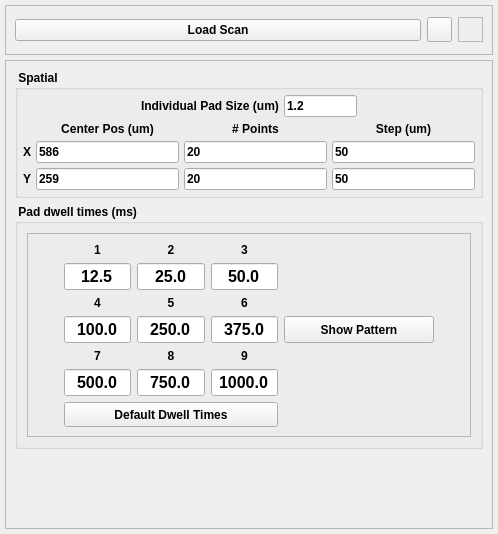
<?xml version="1.0" encoding="UTF-8"?>
<ui version="4.0">
 <class>Form</class>
 <widget class="QWidget" name="Form">
  <property name="geometry">
   <rect>
    <x>0</x>
    <y>0</y>
    <width>498</width>
    <height>534</height>
   </rect>
  </property>
  <property name="minimumSize">
   <size>
    <width>0</width>
    <height>150</height>
   </size>
  </property>
  <property name="focusPolicy">
   <enum>Qt::StrongFocus</enum>
  </property>
  <property name="windowTitle">
   <string>Form</string>
  </property>
  <layout class="QVBoxLayout" name="verticalLayout">
   <property name="spacing">
    <number>5</number>
   </property>
   <property name="margin">
    <number>5</number>
   </property>
   <item>
    <widget class="QFrame" name="loadscan_frame">
     <property name="minimumSize">
      <size>
       <width>0</width>
       <height>50</height>
      </size>
     </property>
     <property name="frameShape">
      <enum>QFrame::StyledPanel</enum>
     </property>
     <property name="frameShadow">
      <enum>QFrame::Sunken</enum>
     </property>
     <layout class="QHBoxLayout" name="horizontalLayout_3">
      <item>
       <widget class="QPushButton" name="loadScanBtn">
        <property name="font">
         <font>
          <weight>75</weight>
          <bold>true</bold>
         </font>
        </property>
        <property name="text">
         <string>Load Scan</string>
        </property>
       </widget>
      </item>
      <item>
       <widget class="QToolButton" name="helpBtn_2">
        <property name="minimumSize">
         <size>
          <width>25</width>
          <height>25</height>
         </size>
        </property>
        <property name="maximumSize">
         <size>
          <width>25</width>
          <height>25</height>
         </size>
        </property>
        <property name="text">
         <string/>
        </property>
        <property name="icon">
         <iconset>
          <normaloff>../../../icons/helplite.png</normaloff>../../../icons/helplite.png</iconset>
        </property>
        <property name="iconSize">
         <size>
          <width>50</width>
          <height>50</height>
         </size>
        </property>
       </widget>
      </item>
      <item>
       <widget class="QLabel" name="rtclkpic">
        <property name="maximumSize">
         <size>
          <width>25</width>
          <height>25</height>
         </size>
        </property>
        <property name="autoFillBackground">
         <bool>true</bool>
        </property>
        <property name="frameShape">
         <enum>QFrame::StyledPanel</enum>
        </property>
        <property name="text">
         <string/>
        </property>
        <property name="pixmap">
         <pixmap>../../../icons/icons8-mouse-right-click-50.png</pixmap>
        </property>
        <property name="scaledContents">
         <bool>true</bool>
        </property>
        <property name="alignment">
         <set>Qt::AlignRight|Qt::AlignTrailing|Qt::AlignVCenter</set>
        </property>
       </widget>
      </item>
     </layout>
    </widget>
   </item>
   <item>
    <widget class="QFrame" name="frame_2_SCANPLUGIN">
     <property name="maximumSize">
      <size>
       <width>650</width>
       <height>16777215</height>
      </size>
     </property>
     <property name="frameShape">
      <enum>QFrame::StyledPanel</enum>
     </property>
     <property name="frameShadow">
      <enum>QFrame::Raised</enum>
     </property>
     <layout class="QVBoxLayout" name="verticalLayout_5">
      <item>
       <layout class="QHBoxLayout" name="horizontalLayout_2"/>
      </item>
      <item>
       <widget class="QGroupBox" name="groupBox">
        <property name="minimumSize">
         <size>
          <width>0</width>
          <height>120</height>
         </size>
        </property>
        <property name="font">
         <font>
          <weight>75</weight>
          <bold>true</bold>
         </font>
        </property>
        <property name="title">
         <string> Spatial </string>
        </property>
        <layout class="QVBoxLayout" name="verticalLayout_2">
         <property name="spacing">
          <number>5</number>
         </property>
         <property name="margin">
          <number>5</number>
         </property>
         <item>
          <layout class="QHBoxLayout" name="horizontalLayout">
           <item>
            <spacer name="horizontalSpacer_4">
             <property name="orientation">
              <enum>Qt::Horizontal</enum>
             </property>
             <property name="sizeHint" stdset="0">
              <size>
               <width>40</width>
               <height>20</height>
              </size>
             </property>
            </spacer>
           </item>
           <item>
            <widget class="QLabel" name="label">
             <property name="font">
              <font>
               <weight>75</weight>
               <bold>true</bold>
              </font>
             </property>
             <property name="text">
              <string>Individual Pad Size (um)</string>
             </property>
            </widget>
           </item>
           <item>
            <widget class="QLineEdit" name="padSizeFld">
             <property name="maximumSize">
              <size>
               <width>73</width>
               <height>16777215</height>
              </size>
             </property>
             <property name="text">
              <string>1.2</string>
             </property>
            </widget>
           </item>
           <item>
            <spacer name="horizontalSpacer_3">
             <property name="orientation">
              <enum>Qt::Horizontal</enum>
             </property>
             <property name="sizeHint" stdset="0">
              <size>
               <width>40</width>
               <height>20</height>
              </size>
             </property>
            </spacer>
           </item>
          </layout>
         </item>
         <item>
          <layout class="QGridLayout" name="gridLayout_2">
           <item row="0" column="2">
            <widget class="QLabel" name="label_11">
             <property name="font">
              <font>
               <weight>75</weight>
               <bold>true</bold>
              </font>
             </property>
             <property name="text">
              <string># Points</string>
             </property>
             <property name="alignment">
              <set>Qt::AlignCenter</set>
             </property>
            </widget>
           </item>
           <item row="0" column="1">
            <widget class="QLabel" name="label_9">
             <property name="font">
              <font>
               <weight>75</weight>
               <bold>true</bold>
              </font>
             </property>
             <property name="text">
              <string>Center Pos (um)</string>
             </property>
             <property name="alignment">
              <set>Qt::AlignCenter</set>
             </property>
            </widget>
           </item>
           <item row="2" column="2">
            <widget class="QLineEdit" name="npointsYFld">
             <property name="text">
              <string>20</string>
             </property>
            </widget>
           </item>
           <item row="2" column="0">
            <widget class="QLabel" name="label_14">
             <property name="font">
              <font>
               <weight>75</weight>
               <bold>true</bold>
              </font>
             </property>
             <property name="text">
              <string>Y</string>
             </property>
            </widget>
           </item>
           <item row="1" column="3">
            <widget class="QLineEdit" name="stepXFld">
             <property name="text">
              <string>50</string>
             </property>
            </widget>
           </item>
           <item row="1" column="0">
            <widget class="QLabel" name="label_13">
             <property name="font">
              <font>
               <weight>75</weight>
               <bold>true</bold>
              </font>
             </property>
             <property name="text">
              <string>X</string>
             </property>
            </widget>
           </item>
           <item row="1" column="1">
            <widget class="QLineEdit" name="centerXFld">
             <property name="text">
              <string>586</string>
             </property>
            </widget>
           </item>
           <item row="1" column="2">
            <widget class="QLineEdit" name="npointsXFld">
             <property name="text">
              <string>20</string>
             </property>
            </widget>
           </item>
           <item row="2" column="3">
            <widget class="QLineEdit" name="stepYFld">
             <property name="text">
              <string>50</string>
             </property>
            </widget>
           </item>
           <item row="2" column="1">
            <widget class="QLineEdit" name="centerYFld">
             <property name="text">
              <string>259</string>
             </property>
            </widget>
           </item>
           <item row="0" column="3">
            <widget class="QLabel" name="label_12">
             <property name="font">
              <font>
               <weight>75</weight>
               <bold>true</bold>
              </font>
             </property>
             <property name="text">
              <string>Step (um)</string>
             </property>
             <property name="alignment">
              <set>Qt::AlignCenter</set>
             </property>
            </widget>
           </item>
          </layout>
         </item>
        </layout>
       </widget>
      </item>
      <item>
       <widget class="QGroupBox" name="groupBox_2">
        <property name="minimumSize">
         <size>
          <width>0</width>
          <height>181</height>
         </size>
        </property>
        <property name="font">
         <font>
          <weight>75</weight>
          <bold>true</bold>
         </font>
        </property>
        <property name="title">
         <string> Pad dwell times (ms)</string>
        </property>
        <layout class="QVBoxLayout" name="verticalLayout_3">
         <item>
          <widget class="QFrame" name="frame">
           <property name="frameShape">
            <enum>QFrame::StyledPanel</enum>
           </property>
           <property name="frameShadow">
            <enum>QFrame::Raised</enum>
           </property>
           <layout class="QGridLayout" name="gridLayout">
            <item row="5" column="1">
             <widget class="QLineEdit" name="padFld_7">
              <property name="minimumSize">
               <size>
                <width>0</width>
                <height>25</height>
               </size>
              </property>
              <property name="maximumSize">
               <size>
                <width>80</width>
                <height>16777215</height>
               </size>
              </property>
              <property name="font">
               <font>
                <pointsize>12</pointsize>
               </font>
              </property>
              <property name="text">
               <string>500.0</string>
              </property>
              <property name="alignment">
               <set>Qt::AlignCenter</set>
              </property>
             </widget>
            </item>
            <item row="3" column="0">
             <spacer name="horizontalSpacer">
              <property name="orientation">
               <enum>Qt::Horizontal</enum>
              </property>
              <property name="sizeHint" stdset="0">
               <size>
                <width>40</width>
                <height>20</height>
               </size>
              </property>
             </spacer>
            </item>
            <item row="5" column="3">
             <widget class="QLineEdit" name="padFld_9">
              <property name="minimumSize">
               <size>
                <width>0</width>
                <height>25</height>
               </size>
              </property>
              <property name="maximumSize">
               <size>
                <width>80</width>
                <height>16777215</height>
               </size>
              </property>
              <property name="font">
               <font>
                <pointsize>12</pointsize>
               </font>
              </property>
              <property name="text">
               <string>1000.0</string>
              </property>
              <property name="alignment">
               <set>Qt::AlignCenter</set>
              </property>
             </widget>
            </item>
            <item row="5" column="2">
             <widget class="QLineEdit" name="padFld_8">
              <property name="minimumSize">
               <size>
                <width>0</width>
                <height>25</height>
               </size>
              </property>
              <property name="maximumSize">
               <size>
                <width>80</width>
                <height>16777215</height>
               </size>
              </property>
              <property name="font">
               <font>
                <pointsize>12</pointsize>
               </font>
              </property>
              <property name="text">
               <string>750.0</string>
              </property>
              <property name="alignment">
               <set>Qt::AlignCenter</set>
              </property>
             </widget>
            </item>
            <item row="1" column="2">
             <widget class="QLineEdit" name="padFld_2">
              <property name="minimumSize">
               <size>
                <width>0</width>
                <height>25</height>
               </size>
              </property>
              <property name="maximumSize">
               <size>
                <width>80</width>
                <height>16777215</height>
               </size>
              </property>
              <property name="font">
               <font>
                <pointsize>12</pointsize>
               </font>
              </property>
              <property name="text">
               <string>25.0</string>
              </property>
              <property name="alignment">
               <set>Qt::AlignCenter</set>
              </property>
             </widget>
            </item>
            <item row="3" column="4">
             <widget class="QPushButton" name="showPatternBtn">
              <property name="minimumSize">
               <size>
                <width>150</width>
                <height>27</height>
               </size>
              </property>
              <property name="text">
               <string>Show Pattern</string>
              </property>
              <property name="checkable">
               <bool>true</bool>
              </property>
             </widget>
            </item>
            <item row="3" column="2">
             <widget class="QLineEdit" name="padFld_5">
              <property name="minimumSize">
               <size>
                <width>0</width>
                <height>25</height>
               </size>
              </property>
              <property name="maximumSize">
               <size>
                <width>80</width>
                <height>16777215</height>
               </size>
              </property>
              <property name="font">
               <font>
                <pointsize>12</pointsize>
               </font>
              </property>
              <property name="text">
               <string>250.0</string>
              </property>
              <property name="alignment">
               <set>Qt::AlignCenter</set>
              </property>
             </widget>
            </item>
            <item row="1" column="1">
             <widget class="QLineEdit" name="padFld_1">
              <property name="minimumSize">
               <size>
                <width>0</width>
                <height>25</height>
               </size>
              </property>
              <property name="maximumSize">
               <size>
                <width>80</width>
                <height>16777215</height>
               </size>
              </property>
              <property name="font">
               <font>
                <pointsize>12</pointsize>
               </font>
              </property>
              <property name="inputMethodHints">
               <set>Qt::ImhNone</set>
              </property>
              <property name="text">
               <string>12.5</string>
              </property>
              <property name="alignment">
               <set>Qt::AlignCenter</set>
              </property>
             </widget>
            </item>
            <item row="3" column="1">
             <widget class="QLineEdit" name="padFld_4">
              <property name="minimumSize">
               <size>
                <width>0</width>
                <height>25</height>
               </size>
              </property>
              <property name="maximumSize">
               <size>
                <width>80</width>
                <height>16777215</height>
               </size>
              </property>
              <property name="font">
               <font>
                <pointsize>12</pointsize>
               </font>
              </property>
              <property name="text">
               <string>100.0</string>
              </property>
              <property name="alignment">
               <set>Qt::AlignCenter</set>
              </property>
             </widget>
            </item>
            <item row="1" column="3">
             <widget class="QLineEdit" name="padFld_3">
              <property name="minimumSize">
               <size>
                <width>0</width>
                <height>25</height>
               </size>
              </property>
              <property name="maximumSize">
               <size>
                <width>80</width>
                <height>16777215</height>
               </size>
              </property>
              <property name="font">
               <font>
                <pointsize>12</pointsize>
               </font>
              </property>
              <property name="text">
               <string>50.0</string>
              </property>
              <property name="alignment">
               <set>Qt::AlignCenter</set>
              </property>
             </widget>
            </item>
            <item row="3" column="3">
             <widget class="QLineEdit" name="padFld_6">
              <property name="minimumSize">
               <size>
                <width>0</width>
                <height>25</height>
               </size>
              </property>
              <property name="maximumSize">
               <size>
                <width>80</width>
                <height>16777215</height>
               </size>
              </property>
              <property name="font">
               <font>
                <pointsize>12</pointsize>
               </font>
              </property>
              <property name="text">
               <string>375.0</string>
              </property>
              <property name="alignment">
               <set>Qt::AlignCenter</set>
              </property>
             </widget>
            </item>
            <item row="6" column="1" colspan="3">
             <widget class="QPushButton" name="defaultBtn">
              <property name="minimumSize">
               <size>
                <width>0</width>
                <height>25</height>
               </size>
              </property>
              <property name="toolTip">
               <string>Set all pads to use the default dwell times</string>
              </property>
              <property name="text">
               <string>Default Dwell Times</string>
              </property>
             </widget>
            </item>
            <item row="3" column="5">
             <spacer name="horizontalSpacer_2">
              <property name="orientation">
               <enum>Qt::Horizontal</enum>
              </property>
              <property name="sizeHint" stdset="0">
               <size>
                <width>40</width>
                <height>20</height>
               </size>
              </property>
             </spacer>
            </item>
            <item row="0" column="1">
             <widget class="QLabel" name="label_2">
              <property name="text">
               <string>1</string>
              </property>
              <property name="alignment">
               <set>Qt::AlignCenter</set>
              </property>
             </widget>
            </item>
            <item row="0" column="2">
             <widget class="QLabel" name="label_3">
              <property name="text">
               <string>2</string>
              </property>
              <property name="alignment">
               <set>Qt::AlignCenter</set>
              </property>
             </widget>
            </item>
            <item row="0" column="3">
             <widget class="QLabel" name="label_4">
              <property name="text">
               <string>3</string>
              </property>
              <property name="alignment">
               <set>Qt::AlignCenter</set>
              </property>
             </widget>
            </item>
            <item row="2" column="1">
             <widget class="QLabel" name="label_5">
              <property name="text">
               <string>4</string>
              </property>
              <property name="alignment">
               <set>Qt::AlignCenter</set>
              </property>
             </widget>
            </item>
            <item row="2" column="2">
             <widget class="QLabel" name="label_6">
              <property name="text">
               <string>5</string>
              </property>
              <property name="alignment">
               <set>Qt::AlignCenter</set>
              </property>
             </widget>
            </item>
            <item row="2" column="3">
             <widget class="QLabel" name="label_7">
              <property name="text">
               <string>6</string>
              </property>
              <property name="alignment">
               <set>Qt::AlignCenter</set>
              </property>
             </widget>
            </item>
            <item row="4" column="1">
             <widget class="QLabel" name="label_8">
              <property name="text">
               <string>7</string>
              </property>
              <property name="alignment">
               <set>Qt::AlignCenter</set>
              </property>
             </widget>
            </item>
            <item row="4" column="2">
             <widget class="QLabel" name="label_10">
              <property name="text">
               <string>8</string>
              </property>
              <property name="alignment">
               <set>Qt::AlignCenter</set>
              </property>
             </widget>
            </item>
            <item row="4" column="3">
             <widget class="QLabel" name="label_15">
              <property name="text">
               <string>9</string>
              </property>
              <property name="alignment">
               <set>Qt::AlignCenter</set>
              </property>
             </widget>
            </item>
           </layout>
          </widget>
         </item>
        </layout>
       </widget>
      </item>
      <item>
       <spacer name="verticalSpacer_2">
        <property name="orientation">
         <enum>Qt::Vertical</enum>
        </property>
        <property name="sizeHint" stdset="0">
         <size>
          <width>20</width>
          <height>40</height>
         </size>
        </property>
       </spacer>
      </item>
     </layout>
    </widget>
   </item>
  </layout>
 </widget>
 <resources/>
 <connections/>
</ui>
